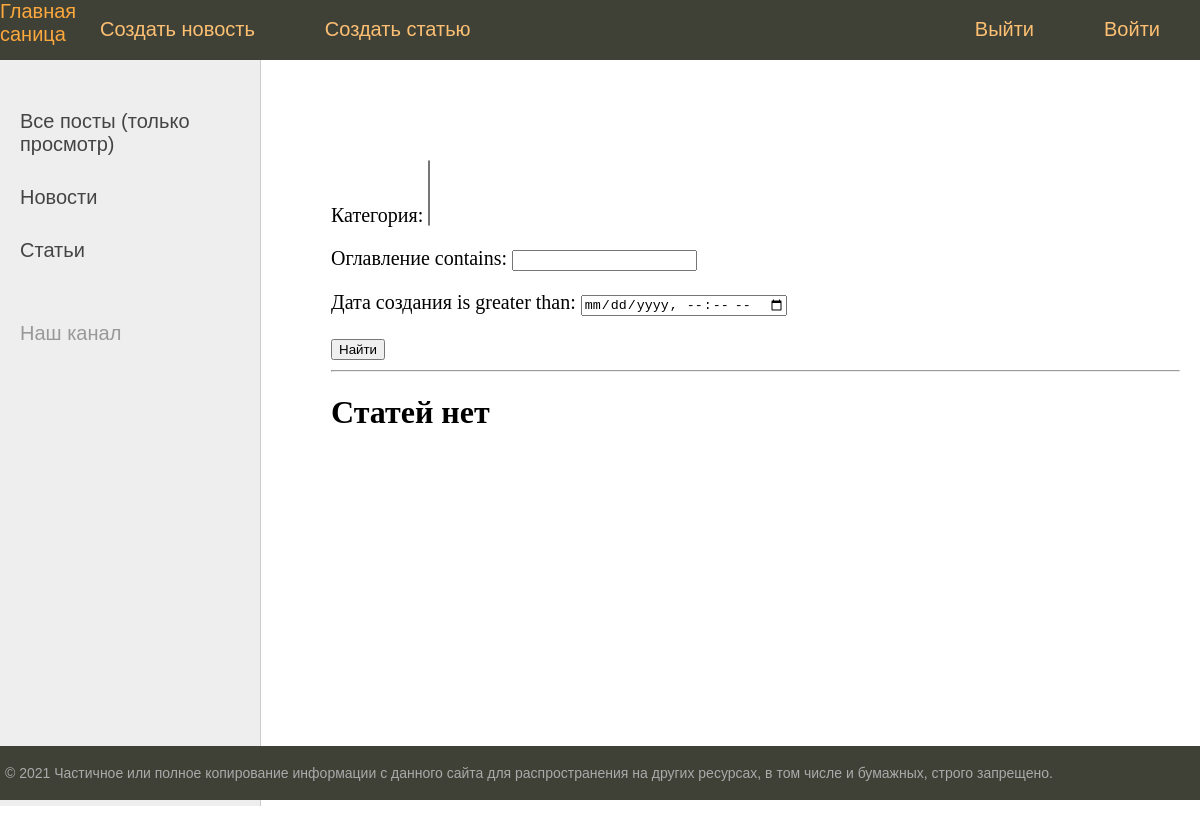
The page /articles/ on the database as committed earlier.
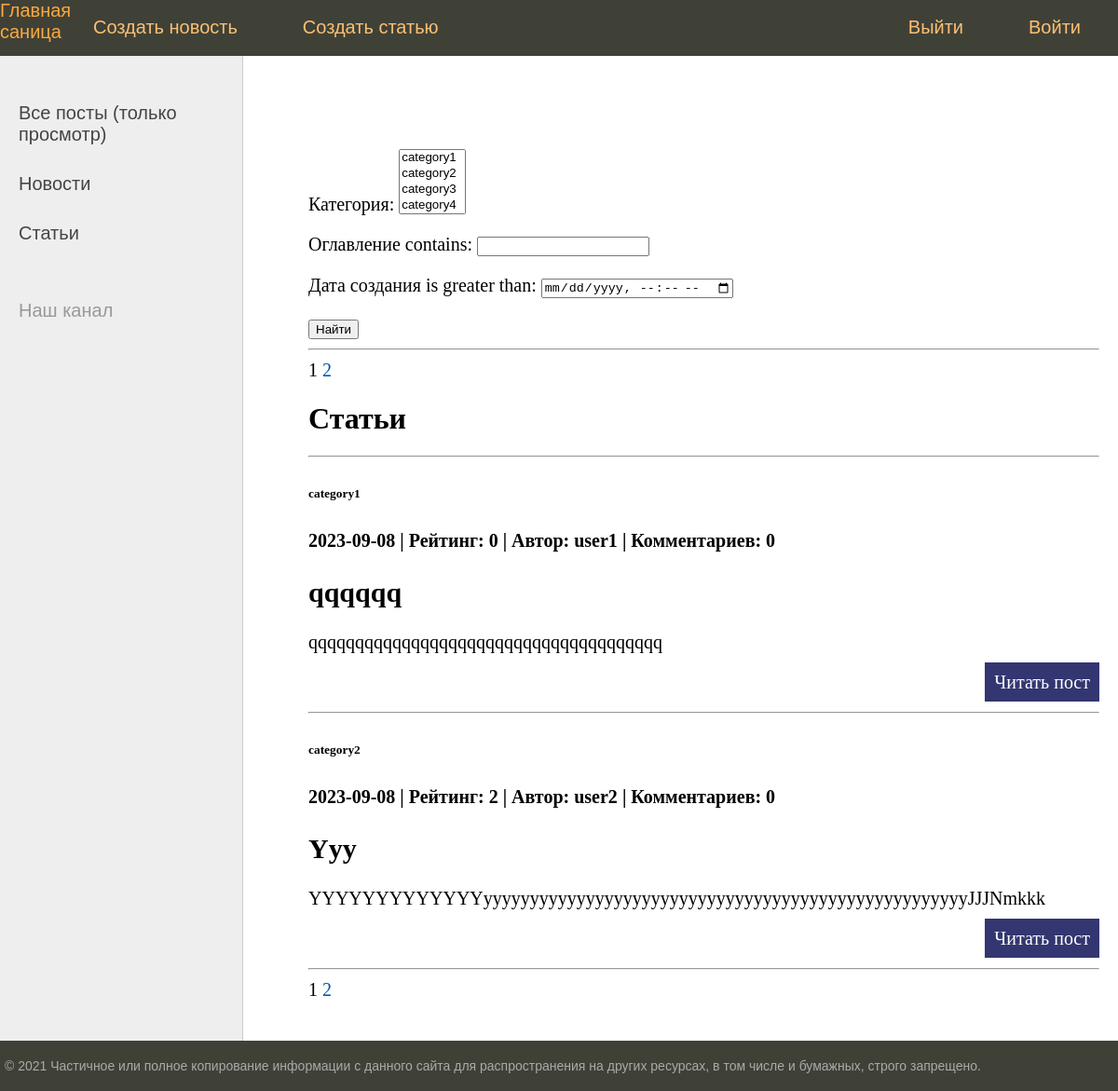
The same page on the database as committed later.
### newsportal/models.py (models this page shows, shortened)
class Category(models.Model):
    name = models.CharField(max_length=150, unique=True)
    def __str__(self):
        return self.name

class Post(models.Model):
    author = models.ForeignKey(Author, on_delete=models.CASCADE, verbose_name='Автор')
    type_post = models.CharField(max_length=1, choices=POSTS, verbose_name='Тип поста')
    time_created = models.DateTimeField(auto_now_add=True, verbose_name='Дата создания')
    category = models.ManyToManyField(Category, through="PostCategory", verbose_name='Категория')
    title =  models.CharField(max_length=255, verbose_name='Оглавление')
    content = models.TextField( verbose_name='Содержание')
    rating = models.SmallIntegerField(default=0, verbose_name='Рейтинг')
    def get_absolute_url(self):
        return reverse('one_news', args=[str(self.id)])

class Author(models.Model):
    author = models.OneToOneField(User, on_delete=models.CASCADE)
    rating = models.SmallIntegerField(default=0)
    def __str__(self):
        return self.author.username

### newsportal/views.py (the view)
# urls.py: path('articles/', ListArticles.as_view(), name='articles'),
class ListArticles(ListView):
    queryset = Post.objects.filter(type_post=article)
    ordering = '-time_created'
    template_name = 'index_articles.html'
    context_object_name = 'articles'
    paginate_by = 2
    def get_queryset(self):
        queryset = super().get_queryset()
        self.filterset = PostFilter(self.request.GET, queryset)
        return self.filterset.qs
    def get_context_data(self, **kwargs):
        context = super().get_context_data(**kwargs)
        context['filterset'] = self.filterset
        return context

### newsportal/templatetags/custom_filters.py (called while the page is built)
@register.filter()
def censor(value:str):
   swear_words = ('банан', 'морков', 'карто', 'броккол', 'ананас',
                  'Банан', 'Морков', 'Карто', 'Броккол', 'Ананас',)
   for word in swear_words:
      if word in value:
          value = value.replace(word, '****')
   return value

### newsportal/templatetags/custom_tags.py (called while the page is built)
@register.simple_tag(takes_context=True)
def url_replace(context, **kwargs):
   d = context['request'].GET.copy()
   for k, v in kwargs.items():
       d[k] = v
   return d.urlencode()

### templates/index_articles.html (shortened to what this page needs)
{% extends 'default.html' %}
{% load custom_filters %}
{% block content %}
   <form action="" method="get">
       {{ filterset.form.as_p }}
       <input type="submit" value="Найти" />
   </form>
   <hr>
{% if articles %}
{% include 'includes/paginations.html' %}
<h1>Статьи</h1>
<hr>
{% for a in articles %}
<h6>
{% for cat in a.category.all %}
{{ cat }}    {% if not forloop.last %}, {% endif %}
{% endfor %}
</h6>
<h4>{{ a.time_created|date:'Y-m-d' }} | Рейтинг: {{ a.rating }}
    | Автор: {{ a.author }} | Комментариев: {{ a.comment_set.count }} </h4>
<h2>{{ a.title|censor }}</h2>
<p>{{ a.content|truncatechars:200|censor}}</p>
   <p class="link-read-post"><a href="{{ a.get_absolute_url }}">Читать пост</a>
<hr>
{% endfor %}
{% include 'includes/paginations.html' %}
{% else %}
<h1>Статей нет</h1>
{% endif %}
<br><br>{% endblock content %}

Rows that differ between the two databases and show on the page:
added Post: time_created "2023-09-08", rating "0", author "user1", comment_set.count "0", title|censor "qqqqqq", content|censor "qqqqqqqqqqqqqqqqqqqqqqqqqqqqqqqqqqqqqq"
added Category: name "category1", shown under "2023-09-08"
added Post: time_created "2023-09-08", rating "2", author "user2", comment_set.count "0", title|censor "Yyy", content|censor "YYYYYYYYYYYYYyyyyyyyyyyyyyyyyyyyyyyyyyyyyyyyyyyyyyyyyyyyyyyyyyyyyJJJNmkkk"
added Category: name "category2", shown under "2023-09-08"
Other text that changed with them:
form field category: (not shown) → "category1 / category2 / category3 / category4"
{{ page_obj.number }}: (not shown) → "1 1"
{{ page_obj.next_page_number }}: (not shown) → "2 2"
text no longer shown: "Статей нет"
text now shown: "Статьи"
